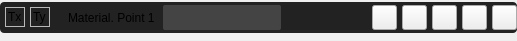
<?xml version="1.0" encoding="UTF-8"?>
<ui version="4.0">
 <class>FormDrawBoundaryCard</class>
 <widget class="QWidget" name="FormDrawBoundaryCard">
  <property name="geometry">
   <rect>
    <x>0</x>
    <y>0</y>
    <width>517</width>
    <height>41</height>
   </rect>
  </property>
  <property name="sizePolicy">
   <sizepolicy hsizetype="Preferred" vsizetype="Preferred">
    <horstretch>0</horstretch>
    <verstretch>0</verstretch>
   </sizepolicy>
  </property>
  <property name="windowTitle">
   <string>Form</string>
  </property>
  <property name="styleSheet">
   <string notr="true">/*Colores primarios*/
/* 
gris oscuro #222222 #333333 #444444
gris claro #999999 #DDDDDD
verde claro #C8CC8E
vinotinto #742427
*/
/*Colores secundarios */
/* 
Azules #36C9C6 #00BDB9 #77ACA2
rojos #910D3F #C70039 #F94646
naranjas #D34E24 #F28123 #F7F052
*/

/* Funetes/*

/*
italic: font: italic 9pt &quot;Ubuntu&quot;;
regular: font: 9pt &quot;Ubuntu&quot;;
light: font: 300 9pt &quot;Ubuntu&quot;;
medium: font: 500 9pt &quot;Ubuntu&quot;;
bold: font: 700 9pt &quot;Ubuntu&quot;;
*/

/****************************************************************************************************************************************************/


QLabel#label_cardNameBoundary{
margin-left: 10px;
}



QFrame#frame_card{
background: #222222;
border-radius:4px
}

QFrame[QFrameStyle_=&quot;1&quot;]{
background: transparent;
}

QFrame[QFrameStyle_=&quot;2&quot;]{
background: transparent;
border-radius:5px;
border: 1px solid #F94646;
}

QToolButton[style_material_point_card_button=&quot;1&quot;]{
background-color: transparent;
border: 1px solid #222222;
border-radius: 3px ;
}

QToolButton[style_material_point_card_button=&quot;1&quot;]:hover{ 
background-color: #444444;
}

QToolButton[style_material_point_card_button=&quot;1&quot;]:pressed{
border-top: 2px solid #222222;
border-left: 2px solid #222222;
}  


QLineEdit#lineEdit_nameBoundary{
font: 9pt &quot;Ubuntu&quot;;
color: #DDDDDD;
background-color: #444444;
border-radius: 2px ;
padding-right: 6px;
padding-left: 6px;

}



QFrame#frame_edit{
background: #333333;
border: 1px solid #222222;
border-radius: 5px
}




/*◘◘◘◘◘◘◘◘◘◘◘◘◘◘◘◘◘◘           QLabel           ◘◘◘◘◘◘◘◘◘◘◘◘◘◘◘◘◘◘◘◘◘◘◘*/

QLabel[QLabelStyle=&quot;1&quot;] {
font: 700 9pt &quot;Ubuntu&quot;;
color: #DDDDDD;
}

QLabel[QLabelStyle=&quot;2&quot;] {
font: 500 9pt &quot;Ubuntu&quot;;
color: #DDDDDD;
}

QLabel[QLabelStyle=&quot;3&quot;] {
font: 300 9pt &quot;Ubuntu&quot;;
color: #DDDDDD;
}



/*◘◘◘◘◘◘◘◘◘◘◘◘◘◘◘◘◘◘           QComboBox            ◘◘◘◘◘◘◘◘◘◘◘◘◘◘◘◘◘◘◘◘◘◘◘*/
QComboBox[QComboBoxStyle=&quot;1&quot;] {
    border: none;
    background-color: #444444;
	color: #DDDDDD;
    border-radius: 2px;
    padding: 5px;
	font:  9pt &quot;Ubuntu&quot;;
    selection-background-color: #808080;
}
QComboBox[QComboBoxStyle=&quot;1&quot;] QAbstractItemView {
    border: none;
    background-color: #404040;
    color: white;
    selection-background-color: #808080;
    font: 700 9pt &quot;Ubuntu&quot;;
}



QComboBox[QComboBoxStyle=&quot;2&quot;] {
    border: none;
    background-color: transparent;
	color: #DDDDDD;
    border-radius: 2px;
    padding: 5px;
	font:  9pt &quot;Ubuntu&quot;;
    selection-background-color: #808080;
}

QComboBox[QComboBoxStyle=&quot;2&quot;]::down-arrow {
    /* Para ocultar la flecha de selección */
    width: 0;
    height: 0;
    padding: 0;
    border: none;
}


</string>
  </property>
  <layout class="QVBoxLayout" name="verticalLayout">
   <property name="spacing">
    <number>3</number>
   </property>
   <property name="leftMargin">
    <number>0</number>
   </property>
   <property name="topMargin">
    <number>0</number>
   </property>
   <property name="rightMargin">
    <number>0</number>
   </property>
   <property name="bottomMargin">
    <number>5</number>
   </property>
   <item>
    <widget class="QFrame" name="frame_card">
     <property name="sizePolicy">
      <sizepolicy hsizetype="Preferred" vsizetype="Fixed">
       <horstretch>0</horstretch>
       <verstretch>0</verstretch>
      </sizepolicy>
     </property>
     <property name="minimumSize">
      <size>
       <width>0</width>
       <height>0</height>
      </size>
     </property>
     <property name="maximumSize">
      <size>
       <width>16777215</width>
       <height>16777215</height>
      </size>
     </property>
     <property name="frameShape">
      <enum>QFrame::StyledPanel</enum>
     </property>
     <property name="frameShadow">
      <enum>QFrame::Raised</enum>
     </property>
     <layout class="QHBoxLayout" name="horizontalLayout">
      <property name="spacing">
       <number>5</number>
      </property>
      <property name="leftMargin">
       <number>5</number>
      </property>
      <property name="topMargin">
       <number>3</number>
      </property>
      <property name="rightMargin">
       <number>0</number>
      </property>
      <property name="bottomMargin">
       <number>3</number>
      </property>
      <item>
       <widget class="QFrame" name="frame_Tx">
        <property name="minimumSize">
         <size>
          <width>20</width>
          <height>20</height>
         </size>
        </property>
        <property name="maximumSize">
         <size>
          <width>10</width>
          <height>20</height>
         </size>
        </property>
        <property name="frameShape">
         <enum>QFrame::StyledPanel</enum>
        </property>
        <property name="frameShadow">
         <enum>QFrame::Raised</enum>
        </property>
        <property name="QFrameStyle_" stdset="0">
         <number>2</number>
        </property>
        <layout class="QHBoxLayout" name="horizontalLayout_2">
         <property name="leftMargin">
          <number>2</number>
         </property>
         <property name="topMargin">
          <number>0</number>
         </property>
         <property name="rightMargin">
          <number>0</number>
         </property>
         <property name="bottomMargin">
          <number>0</number>
         </property>
         <item>
          <widget class="QLabel" name="label_BoundaryTx">
           <property name="sizePolicy">
            <sizepolicy hsizetype="Fixed" vsizetype="Preferred">
             <horstretch>0</horstretch>
             <verstretch>0</verstretch>
            </sizepolicy>
           </property>
           <property name="minimumSize">
            <size>
             <width>0</width>
             <height>0</height>
            </size>
           </property>
           <property name="maximumSize">
            <size>
             <width>160</width>
             <height>16777215</height>
            </size>
           </property>
           <property name="text">
            <string>Tx</string>
           </property>
           <property name="alignment">
            <set>Qt::AlignLeading|Qt::AlignLeft|Qt::AlignVCenter</set>
           </property>
           <property name="QLabelStyle" stdset="0">
            <number>1</number>
           </property>
          </widget>
         </item>
        </layout>
       </widget>
      </item>
      <item>
       <widget class="QFrame" name="frame_Ty">
        <property name="minimumSize">
         <size>
          <width>20</width>
          <height>20</height>
         </size>
        </property>
        <property name="maximumSize">
         <size>
          <width>20</width>
          <height>20</height>
         </size>
        </property>
        <property name="frameShape">
         <enum>QFrame::StyledPanel</enum>
        </property>
        <property name="frameShadow">
         <enum>QFrame::Raised</enum>
        </property>
        <property name="QFrameStyle_" stdset="0">
         <number>2</number>
        </property>
        <layout class="QVBoxLayout" name="verticalLayout_2">
         <property name="spacing">
          <number>0</number>
         </property>
         <property name="leftMargin">
          <number>2</number>
         </property>
         <property name="topMargin">
          <number>0</number>
         </property>
         <property name="rightMargin">
          <number>0</number>
         </property>
         <property name="bottomMargin">
          <number>0</number>
         </property>
         <item>
          <widget class="QLabel" name="label_BoundaryTy">
           <property name="sizePolicy">
            <sizepolicy hsizetype="Fixed" vsizetype="Preferred">
             <horstretch>0</horstretch>
             <verstretch>0</verstretch>
            </sizepolicy>
           </property>
           <property name="minimumSize">
            <size>
             <width>0</width>
             <height>0</height>
            </size>
           </property>
           <property name="maximumSize">
            <size>
             <width>160</width>
             <height>16777215</height>
            </size>
           </property>
           <property name="text">
            <string>Ty</string>
           </property>
           <property name="alignment">
            <set>Qt::AlignLeading|Qt::AlignLeft|Qt::AlignVCenter</set>
           </property>
           <property name="QLabelStyle" stdset="0">
            <number>1</number>
           </property>
          </widget>
         </item>
        </layout>
       </widget>
      </item>
      <item>
       <widget class="QLabel" name="label_cardNameBoundary">
        <property name="sizePolicy">
         <sizepolicy hsizetype="Fixed" vsizetype="Preferred">
          <horstretch>0</horstretch>
          <verstretch>0</verstretch>
         </sizepolicy>
        </property>
        <property name="minimumSize">
         <size>
          <width>0</width>
          <height>0</height>
         </size>
        </property>
        <property name="maximumSize">
         <size>
          <width>130</width>
          <height>16777215</height>
         </size>
        </property>
        <property name="text">
         <string>Material. Point 1</string>
        </property>
        <property name="alignment">
         <set>Qt::AlignLeading|Qt::AlignLeft|Qt::AlignVCenter</set>
        </property>
        <property name="QLabelStyle" stdset="0">
         <number>3</number>
        </property>
       </widget>
      </item>
      <item>
       <widget class="QLineEdit" name="lineEdit_nameBoundary">
        <property name="sizePolicy">
         <sizepolicy hsizetype="Fixed" vsizetype="Preferred">
          <horstretch>0</horstretch>
          <verstretch>0</verstretch>
         </sizepolicy>
        </property>
        <property name="minimumSize">
         <size>
          <width>0</width>
          <height>0</height>
         </size>
        </property>
        <property name="maximumSize">
         <size>
          <width>130</width>
          <height>16777215</height>
         </size>
        </property>
        <property name="text">
         <string/>
        </property>
       </widget>
      </item>
      <item>
       <spacer name="horizontalSpacer">
        <property name="orientation">
         <enum>Qt::Horizontal</enum>
        </property>
        <property name="sizeHint" stdset="0">
         <size>
          <width>40</width>
          <height>20</height>
         </size>
        </property>
       </spacer>
      </item>
      <item>
       <widget class="QToolButton" name="toolButton_okBoundary">
        <property name="sizePolicy">
         <sizepolicy hsizetype="Fixed" vsizetype="Maximum">
          <horstretch>0</horstretch>
          <verstretch>0</verstretch>
         </sizepolicy>
        </property>
        <property name="minimumSize">
         <size>
          <width>25</width>
          <height>25</height>
         </size>
        </property>
        <property name="maximumSize">
         <size>
          <width>25</width>
          <height>25</height>
         </size>
        </property>
        <property name="font">
         <font>
          <family>Ubuntu</family>
          <pointsize>7</pointsize>
         </font>
        </property>
        <property name="styleSheet">
         <string notr="true"/>
        </property>
        <property name="text">
         <string/>
        </property>
        <property name="icon">
         <iconset>
          <normaloff>../resources/iconos/iconos_generales/ok.svg</normaloff>../resources/iconos/iconos_generales/ok.svg</iconset>
        </property>
        <property name="iconSize">
         <size>
          <width>15</width>
          <height>15</height>
         </size>
        </property>
        <property name="toolButtonStyle">
         <enum>Qt::ToolButtonIconOnly</enum>
        </property>
        <property name="style_material_point_card_button" stdset="0">
         <number>1</number>
        </property>
       </widget>
      </item>
      <item>
       <widget class="QToolButton" name="toolButton_exitBoundary">
        <property name="sizePolicy">
         <sizepolicy hsizetype="Fixed" vsizetype="Maximum">
          <horstretch>0</horstretch>
          <verstretch>0</verstretch>
         </sizepolicy>
        </property>
        <property name="minimumSize">
         <size>
          <width>25</width>
          <height>25</height>
         </size>
        </property>
        <property name="maximumSize">
         <size>
          <width>25</width>
          <height>25</height>
         </size>
        </property>
        <property name="font">
         <font>
          <family>Ubuntu</family>
          <pointsize>7</pointsize>
         </font>
        </property>
        <property name="styleSheet">
         <string notr="true"/>
        </property>
        <property name="text">
         <string/>
        </property>
        <property name="icon">
         <iconset>
          <normaloff>../resources/iconos/iconos_generales/exit_2.svg</normaloff>../resources/iconos/iconos_generales/exit_2.svg</iconset>
        </property>
        <property name="iconSize">
         <size>
          <width>15</width>
          <height>15</height>
         </size>
        </property>
        <property name="toolButtonStyle">
         <enum>Qt::ToolButtonIconOnly</enum>
        </property>
        <property name="style_material_point_card_button" stdset="0">
         <number>1</number>
        </property>
       </widget>
      </item>
      <item>
       <widget class="QToolButton" name="toolButton_editBoundary">
        <property name="sizePolicy">
         <sizepolicy hsizetype="Fixed" vsizetype="Maximum">
          <horstretch>0</horstretch>
          <verstretch>0</verstretch>
         </sizepolicy>
        </property>
        <property name="minimumSize">
         <size>
          <width>25</width>
          <height>25</height>
         </size>
        </property>
        <property name="maximumSize">
         <size>
          <width>25</width>
          <height>25</height>
         </size>
        </property>
        <property name="font">
         <font>
          <family>Ubuntu</family>
          <pointsize>7</pointsize>
         </font>
        </property>
        <property name="styleSheet">
         <string notr="true"/>
        </property>
        <property name="text">
         <string/>
        </property>
        <property name="icon">
         <iconset>
          <normaloff>../resources/iconos/iconos_generales/edit.svg</normaloff>../resources/iconos/iconos_generales/edit.svg</iconset>
        </property>
        <property name="iconSize">
         <size>
          <width>15</width>
          <height>15</height>
         </size>
        </property>
        <property name="toolButtonStyle">
         <enum>Qt::ToolButtonIconOnly</enum>
        </property>
        <property name="style_material_point_card_button" stdset="0">
         <number>1</number>
        </property>
       </widget>
      </item>
      <item>
       <widget class="QToolButton" name="toolButton_showHideBoundary">
        <property name="sizePolicy">
         <sizepolicy hsizetype="Fixed" vsizetype="Maximum">
          <horstretch>25</horstretch>
          <verstretch>25</verstretch>
         </sizepolicy>
        </property>
        <property name="minimumSize">
         <size>
          <width>25</width>
          <height>25</height>
         </size>
        </property>
        <property name="maximumSize">
         <size>
          <width>25</width>
          <height>25</height>
         </size>
        </property>
        <property name="font">
         <font>
          <family>Ubuntu</family>
          <pointsize>7</pointsize>
         </font>
        </property>
        <property name="styleSheet">
         <string notr="true"/>
        </property>
        <property name="text">
         <string/>
        </property>
        <property name="icon">
         <iconset>
          <normaloff>../resources/iconos/iconos_menu_draw_mesh/view.svg</normaloff>../resources/iconos/iconos_menu_draw_mesh/view.svg</iconset>
        </property>
        <property name="iconSize">
         <size>
          <width>15</width>
          <height>15</height>
         </size>
        </property>
        <property name="toolButtonStyle">
         <enum>Qt::ToolButtonIconOnly</enum>
        </property>
        <property name="style_material_point_card_button" stdset="0">
         <number>1</number>
        </property>
       </widget>
      </item>
      <item>
       <widget class="QToolButton" name="toolButton_closeBoundary">
        <property name="sizePolicy">
         <sizepolicy hsizetype="Fixed" vsizetype="Maximum">
          <horstretch>0</horstretch>
          <verstretch>0</verstretch>
         </sizepolicy>
        </property>
        <property name="minimumSize">
         <size>
          <width>25</width>
          <height>25</height>
         </size>
        </property>
        <property name="maximumSize">
         <size>
          <width>25</width>
          <height>25</height>
         </size>
        </property>
        <property name="font">
         <font>
          <family>Ubuntu</family>
          <pointsize>7</pointsize>
         </font>
        </property>
        <property name="styleSheet">
         <string notr="true"/>
        </property>
        <property name="text">
         <string/>
        </property>
        <property name="icon">
         <iconset>
          <normaloff>../resources/iconos/iconos_consola/exit.svg</normaloff>../resources/iconos/iconos_consola/exit.svg</iconset>
        </property>
        <property name="iconSize">
         <size>
          <width>15</width>
          <height>15</height>
         </size>
        </property>
        <property name="toolButtonStyle">
         <enum>Qt::ToolButtonIconOnly</enum>
        </property>
        <property name="style_material_point_card_button" stdset="0">
         <number>1</number>
        </property>
       </widget>
      </item>
     </layout>
    </widget>
   </item>
  </layout>
 </widget>
 <resources/>
 <connections/>
</ui>
